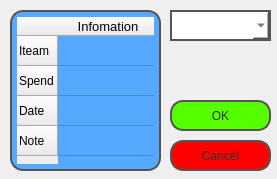
<?xml version="1.0" encoding="UTF-8"?>
<ui version="4.0">
 <class>iteam_ui</class>
 <widget class="QWidget" name="iteam_ui">
  <property name="geometry">
   <rect>
    <x>0</x>
    <y>0</y>
    <width>277</width>
    <height>179</height>
   </rect>
  </property>
  <property name="windowTitle">
   <string>iteam_ui</string>
  </property>
  <widget class="QPushButton" name="okButton">
   <property name="geometry">
    <rect>
     <x>170</x>
     <y>100</y>
     <width>101</width>
     <height>31</height>
    </rect>
   </property>
   <property name="styleSheet">
    <string notr="true">#okButton{
font: 75 12pt &quot;Times New Roman&quot;;
color:#333;
border: 2px solid #555;
border-radius: 13px;
padding: 5px;
background: qradialgradient(cx: 0.3, cy: -0.4,
fx: 0.3, fy: -0.4,
radius: 1.5, stop: 0 #fff, stop: 1 #888);
min-width: 70px;

background-color: rgb(85, 255, 0);
}</string>
   </property>
   <property name="text">
    <string>OK</string>
   </property>
  </widget>
  <widget class="QTableWidget" name="iteams_tab_2">
   <property name="geometry">
    <rect>
     <x>10</x>
     <y>10</y>
     <width>151</width>
     <height>161</height>
    </rect>
   </property>
   <property name="styleSheet">
    <string notr="true">#iteams_tab_2{
font: 75 12pt &quot;Times New Roman&quot;;
color:#333;
border: 2px solid #555;
border-radius: 13px;
padding: 5px;
background: qradialgradient(cx: 0.3, cy: -0.4,
fx: 0.3, fy: -0.4,
radius: 1.5, stop: 0 #fff, stop: 1 #888);
min-width: 70px;

background-color:rgb(85, 170, 255);
}</string>
   </property>
   <row>
    <property name="text">
     <string>Iteam</string>
    </property>
   </row>
   <row>
    <property name="text">
     <string>Spend</string>
    </property>
   </row>
   <row>
    <property name="text">
     <string>Date</string>
    </property>
   </row>
   <row>
    <property name="text">
     <string>Note</string>
    </property>
   </row>
   <column>
    <property name="text">
     <string>Infomation</string>
    </property>
    <property name="font">
     <font>
      <pointsize>10</pointsize>
     </font>
    </property>
   </column>
  </widget>
  <widget class="QPushButton" name="cancelButton_2">
   <property name="geometry">
    <rect>
     <x>170</x>
     <y>140</y>
     <width>101</width>
     <height>31</height>
    </rect>
   </property>
   <property name="styleSheet">
    <string notr="true">#cancelButton_2{
font: 75 12pt &quot;Times New Roman&quot;;
color:#333;
border: 2px solid #555;
border-radius: 13px;
padding: 5px;
background: qradialgradient(cx: 0.3, cy: -0.4,
fx: 0.3, fy: -0.4,
radius: 1.5, stop: 0 #fff, stop: 1 #888);
min-width: 70px;

background-color:rgb(255, 0, 0);
}</string>
   </property>
   <property name="text">
    <string>Cancel</string>
   </property>
  </widget>
  <widget class="QComboBox" name="service_name">
   <property name="geometry">
    <rect>
     <x>170</x>
     <y>10</y>
     <width>101</width>
     <height>31</height>
    </rect>
   </property>
   <property name="styleSheet">
    <string notr="true">#service_name{
font: 75 12pt &quot;Times New Roman&quot;;
color:#333;
border: 2px solid #555;

padding: 5px;
background: qradialgradient(cx: 0.3, cy: -0.4,
fx: 0.3, fy: -0.4,
radius: 1.5, stop: 0 #fff, stop: 1 #888);
min-width: 70px;

background-color:rgb(255, 255, 255);
}</string>
   </property>
  </widget>
 </widget>
 <layoutdefault spacing="6" margin="11"/>
 <resources/>
 <connections/>
</ui>
